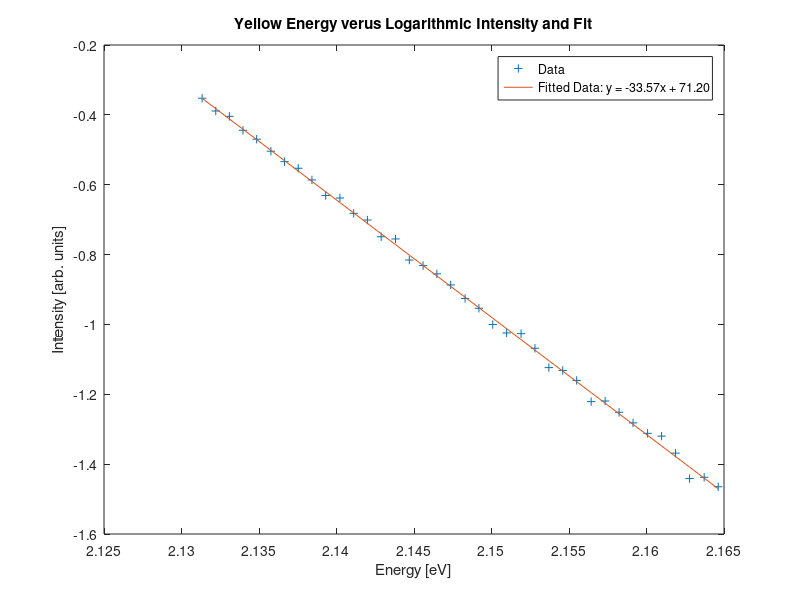
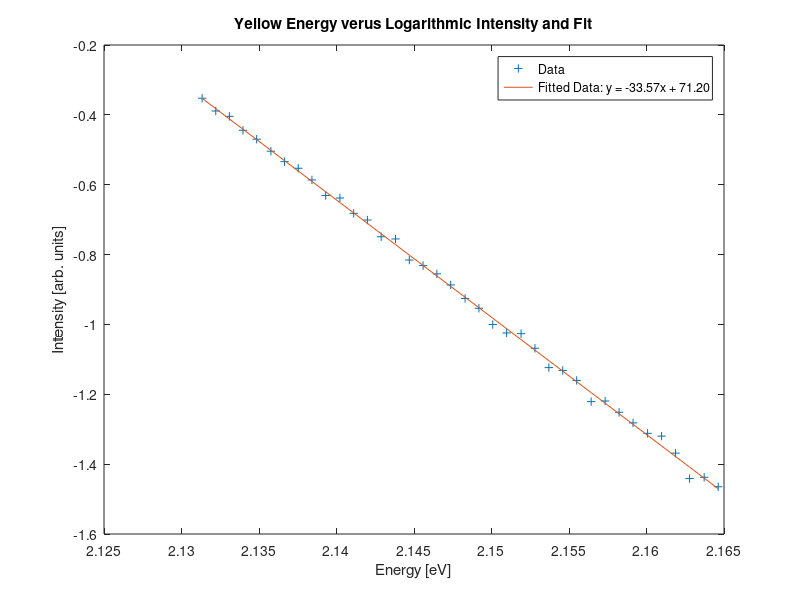
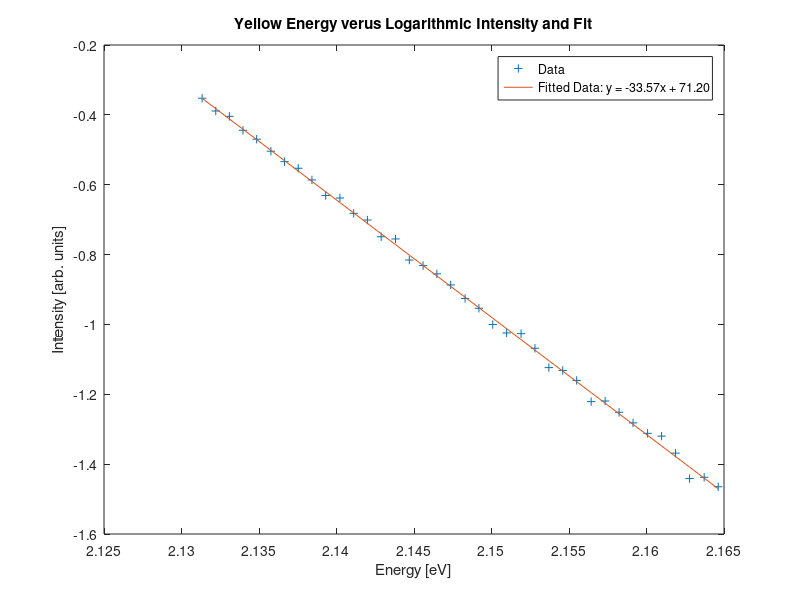
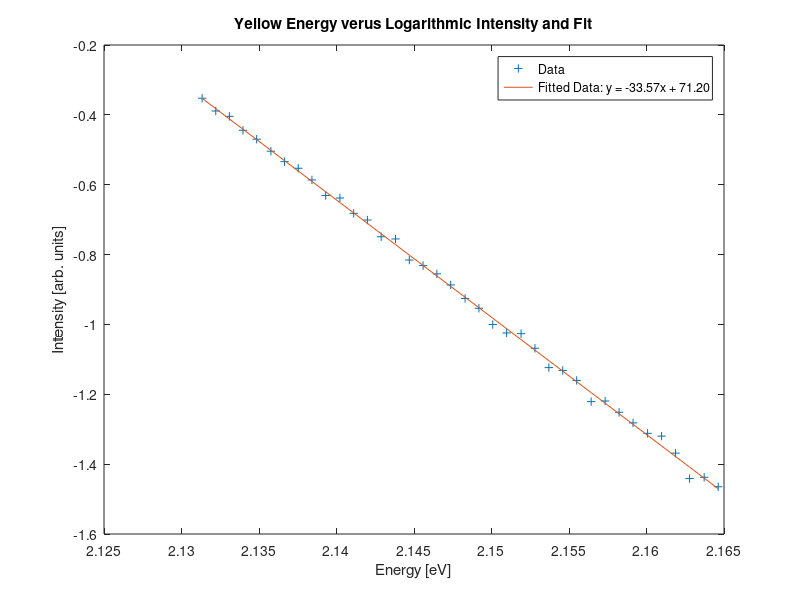

Reproduce these figures in MATLAB, in order.
% Read in data
% NOTE: Matlab file should be in same directory as CSV files
aqua = csvread('aqua.csv');
blue = csvread('blue.csv');
green = csvread('green.csv');
orange = csvread('orange.csv');
red = csvread('red.csv');
yellow = csvread('yellow.csv');

% Get intensities and wavelength array
wavelength = aqua(:, 1) - 15;
aquaInt = aqua(:, 2);
blueInt = blue(:, 2);
greenInt = green(:, 2);
orangeInt = orange(:, 2);
redInt = red(:, 2);
yellowInt = yellow(:, 2);

% Get energy by E = hc/lambda (hc = 1241.5)
energy = 1241.5 ./ wavelength;

% Normalize Data
aquaNorm = aquaInt - min(aquaInt);
aquaNorm = aquaNorm ./ max(aquaNorm);
blueNorm = blueInt - min(blueInt);
blueNorm = blueNorm ./ max(blueNorm);
greenNorm = greenInt - min(greenInt);
greenNorm = greenNorm ./ max(greenNorm);
orangeNorm = orangeInt - min(orangeInt);
orangeNorm  = orangeNorm ./ max(orangeNorm);
redNorm = redInt - min(redInt);
redNorm = redNorm ./ max(redNorm);
yellowNorm = yellowInt - min(yellowInt);
yellowNorm = yellowNorm ./ max(yellowNorm);

% Plot Data
figure(1);
plot(energy, redNorm, 'color', [1 0 0])
hold on
plot(energy, orangeNorm, 'color', [1 0.5 0])
plot(energy, yellowNorm, 'color', [0 0 0])
plot(energy, greenNorm, 'color', [0 1 0])
plot(energy, aquaNorm, 'color', [ 0 1 1])
plot(energy, blueNorm, 'color', [0 0 1])
xlabel('Energy [eV]')
ylabel('Intensity [arb. units]')
title('LED Lab Spectra')
legend('Red', 'Orange', 'Yellow', 'Green', 'Aqua', 'Blue')
ylim([0 1])
xlim([min(energy) max(energy)])
hold off;

% Remove background (noise)
% New arrays with reducted noiced named colorReduced
background = mean(aquaNorm(3400:3500));
aquaReduced = aquaNorm - background;
background = mean(blueNorm(3400:3500));
blueReduced = blueNorm - background;
background = mean(greenNorm(3400:3500));
greenReduced = greenNorm - background;
background = mean(orangeNorm(3400:3500));
orangeReduced = orangeNorm - background;
background = mean(redNorm(3400:3500));
redReduced = redNorm - background;
background = mean(yellowNorm(3400:3500));
yellowReduced = yellowNorm - background;


% Plot Noise-Reduced Data
figure(2);
plot(energy, redReduced, 'color', [1 0 0])
hold on
plot(energy, orangeReduced, 'color', [1 0.5 0])
plot(energy, yellowReduced, 'color', [0 0 0])
plot(energy, greenReduced, 'color', [0 1 0])
plot(energy, aquaReduced, 'color', [ 0 1 1])
plot(energy, blueReduced, 'color', [0 0 1])
xlabel('Energy [eV]')
ylabel('Intensity [arb. units]')
title('LED Lab Spectra (Reduced Noise)')
legend('Red', 'Orange', 'Yellow', 'Green', 'Aqua', 'Blue')
ylim([0 1])
xlim([min(energy) max(energy)])
hold off;

% --- AQUA ---

% Set cutoff value
cutoff = 0.7 * max(aquaReduced);

% Get index of max value
[~, I] = max(aquaReduced);

% Iterate through aqua to set i0
for i = 1:I
    if aquaReduced(i) > cutoff
        aquai1 = i;
        break
    end
end

% Iterate to set i1
for i = I:-1:1
    if aquaReduced(i) < 0
        aquai0 = i+100;
        break
    end
end

% --- BLUE ---

% Set cutoff value
cutoff = 0.7 * max(blueReduced);

% Get index of max value
[~, I] = max(blueReduced);

% Iterate through aqua to set i0
for i = 1:I
    if blueReduced(i) > cutoff
        bluei1 = i;
        break
    end
end

% Iterate to set i1
for i = I:-1:1
    if blueReduced(i) < 0
        bluei0 = i + 120;
        break
    end
end

% --- GREEN ---

% Set cutoff value
cutoff = 0.7 * max(greenReduced);

% Get index of max value
[~, I] = max(greenReduced);

% Iterate through aqua to set i0
for i = 1:I
    if greenReduced(i) > cutoff
        greeni1 = i;
        break
    end
end

% Iterate to set i1
for i = I:-1:1
    if greenReduced(i) < 0
        greeni0 = i + 100;
        break
    end
end

% --- ORANGE ---

% Set cutoff value
cutoff = 0.7 * max(orangeReduced);

% Get index of max value
[~, I] = max(orangeReduced);

% Iterate through aqua to set i0
for i = 1:I
    if orangeReduced(i) > cutoff
        orangei1 = i;
        break
    end
end

% Iterate to set i1
for i = I:-1:1
    if orangeReduced(i) < 0
        orangei0 = i + 100;
        break
    end
end

% --- RED ---

% Set cutoff value
cutoff = 0.7 * max(redReduced);

% Get index of max value
[~, I] = max(redReduced);

% Iterate through aqua to set i0
for i = 1:I
    if redReduced(i) > cutoff
        redi1 = i;
        break
    end
end

% Iterate to set i1
for i = I:-1:1
    if redReduced(i) < 0
        redi0 = i + 100;
        break
    end
end

% --- YELLOW ---

% Set cutoff value
cutoff = 0.7 * max(yellowReduced);

% Get index of max value
[~, I] = max(yellowReduced);

% Iterate through aqua to set i0
for i = 1:I
    if yellowReduced(i) > cutoff
        yellowi1 = i;
        break
    end
end

% Iterate to set i1
for i = I:-1:1
    if yellowReduced(i) < 0
        yellowi0 = i + 100;
        break
    end
end

% Get energy arrays for energy between i0 and i1 values
aquaE = energy(aquai0:aquai1);
blueE = energy(bluei0:bluei1);
greenE = energy(greeni0:greeni1);
orangeE = energy(orangei0:orangei1);
redE = energy(redi0:redi1);
yellowE = energy(yellowi0:yellowi1);

% Logarithmic arrays of intensity
aquaLogInt = log(aquaReduced(aquai0:aquai1));
blueLogInt = log(blueReduced(bluei0:bluei1));
greenLogInt = log(greenReduced(greeni0:greeni1));
orangeLogInt = log(orangeReduced(orangei0:orangei1));
redLogInt = log(redReduced(redi0:redi1));
yellowLogInt = log(yellowReduced(yellowi0:yellowi1));

% Get fitted functions
aquaFit = polyfit(aquaE, aquaLogInt, 1);
aquaReg = aquaFit(1) * aquaE + aquaFit(2);
blueFit = polyfit(blueE, blueLogInt, 1);
blueReg = blueFit(1) * blueE + blueFit(2);
greenFit = polyfit(greenE, greenLogInt, 1);
greenReg = greenFit(1) * greenE + greenFit(2);
orangeFit = polyfit(orangeE, orangeLogInt, 1);
orangeReg = orangeFit(1) * orangeE + orangeFit(2);
redFit = polyfit(redE, redLogInt, 1);
redReg = redFit(1) * redE + redFit(2);
yellowFit = polyfit(yellowE, yellowLogInt, 1);
yellowReg = yellowFit(1) * yellowE + yellowFit(2);

% Plot logarithmic intensities

% --- AQUA ---
figure(3)
plot(aquaE, aquaLogInt, '+', aquaE, aquaReg, '-')
title('Aqua Energy verus Logarithmic Intensity and Fit')
xlabel('Energy [eV]')
ylabel('Intensity [arb. units]')
legend('Data', sprintf('Fitted Data: y = %.2fx + %.2f', ...
    aquaFit(1), aquaFit(2)))

% --- BLUE ---
figure(4)
plot(blueE, blueLogInt, '+', blueE, blueReg, '-')
title('Blue Energy verus Logarithmic Intensity and Fit')
xlabel('Energy [eV]')
ylabel('Intensity [arb. units]')
legend('Data', sprintf('Fitted Data: y = %.2fx + %.2f', ...
    blueFit(1), blueFit(2)))

% --- GREEN ---
figure(5)
plot(greenE, greenLogInt, '+', greenE, greenReg, '-')
title('Green Energy verus Logarithmic Intensity and Fit')
xlabel('Energy [eV]')
ylabel('Intensity [arb. units]')
legend('Data', sprintf('Fitted Data: y = %.2fx + %.2f', ...
    greenFit(1), greenFit(2)))

% --- ORANGE ---
figure(6)
plot(orangeE, orangeLogInt, '+', orangeE, orangeReg, '-')
title('Orange Energy verus Logarithmic Intensity and Fit')
xlabel('Energy [eV]')
ylabel('Intensity [arb. units]')
legend('Data', sprintf('Fitted Data: y = %.2fx + %.2f', ...
    orangeFit(1), orangeFit(2)))

% --- RED ---
figure(7)
plot(redE, redLogInt, '+', redE, redReg, '-')
title('Red Energy verus Logarithmic Intensity and Fit')
xlabel('Energy [eV]')
ylabel('Intensity [arb. units]')
legend('Data', sprintf('Fitted Data: y = %.2fx + %.2f', ...
    redFit(1), redFit(2)))

% --- YELLOW ---
figure(8)
plot(yellowE, yellowLogInt, '+', yellowE, yellowReg, '-')
title('Yellow Energy verus Logarithmic Intensity and Fit')
xlabel('Energy [eV]')
ylabel('Intensity [arb. units]')
legend('Data', sprintf('Fitted Data: y = %.2fx + %.2f', ...
    yellowFit(1), yellowFit(2)))

% Calculate s_beta values
aquaSB = sqrt((aquai1 - aquai0 - 2)^-1 * sum((aquaLogInt - aquaReg).^2/ ...
    sum((aquaE -  mean(aquaE)).^2)));
blueSB = sqrt((bluei1 - bluei0 - 2)^-1 * sum((blueLogInt - blueReg).^2/ ...
    sum((blueE -  mean(blueE)).^2)));
greenSB = sqrt((greeni1 - greeni0 - 2)^-1 * sum((greenLogInt - greenReg).^2/ ...
    sum((greenE -  mean(greenE)).^2)));
orangeSB = sqrt((orangei1 - orangei0 - 2)^-1 * sum((orangeLogInt - orangeReg).^2/ ...
    sum((orangeE -  mean(orangeE)).^2)));
redSB = sqrt((redi1 - redi0 - 2)^-1 * sum((redLogInt - redReg).^2/ ...
    sum((redE -  mean(redE)).^2)));
yellowSB = sqrt((yellowi1 - yellowi0 - 2)^-1 * sum((yellowLogInt - yellowReg).^2/ ...
    sum((yellowE -  mean(yellowE)).^2)));

% Define Boltzmann Constant (Units eV/K)
k = 8.617e-5;

% Calculate Temperatures
aquaTemp = -1/(k * aquaFit(1));
blueTemp = -1/(k * blueFit(1));
greenTemp = -1/(k * greenFit(1));
orangeTemp = -1/(k * orangeFit(1));
redTemp = -1/(k * redFit(1));
yellowTemp = -1/(k * yellowFit(1));

% Get beta derivative of temperature
TB = [aquaFit(1) aquaTemp; blueFit(1) blueTemp; greenFit(1) greenTemp; ...
    orangeFit(1) orangeTemp; redFit(1) redTemp; yellowFit(1) yellowTemp];
tbSlope = polyfit(TB(:,1), TB(:,2), 1);

% Calculate Temperature Uncertainty
aquaST = abs(tbSlope(1)) * aquaSB;
blueST = abs(tbSlope(1)) * blueSB;
greenST = abs(tbSlope(1)) * greenSB;
orangeST = abs(tbSlope(1)) * orangeSB;
redST = abs(tbSlope(1)) * redSB;
yellowST = abs(tbSlope(1)) * yellowSB;

% Make Table of Data for Readability
figure(9)
uitable('Position', [0 0 500 500], 'ColumnName', ...
    {'Color', 'Temperature', 'S_B', 'Uncertainty'}, 'Data', ...
    [transpose({'Aqua', 'Blue', 'Green', 'Orange', 'Red', 'Yellow'}), ...
    transpose({aquaTemp, blueTemp, greenTemp, orangeTemp, redTemp, ...
    yellowTemp}), transpose({aquaSB, blueSB, greenSB, orangeSB, ...
    redSB, yellowSB}), transpose({aquaST, blueST, greenST, orangeST, ...
    redST, yellowST})])

% Assign figure handles
ledSpectra = figure(1);
ledSpectraReduced = figure(2);
aquaFit = figure(3);
blueFit = figure(4);
greenFit = figure(5);
orangeFit = figure(6);
redFit = figure(7);
yellowFit = figure(8);

% Print figures to figures folder
print('-depsc',ledSpectra, '../figures/ledSpectra.eps')
print('-depsc',ledSpectraReduced, '../figures/ledSpectraReduced.eps')
print('-depsc',aquaFit, '../figures/aquaFit.eps')
print('-depsc',blueFit, '../figures/blueFit.eps')
print('-depsc',greenFit, '../figures/greenFit.eps')
print('-depsc',orangeFit, '../figures/orangeFit.eps')
print('-depsc',redFit, '../figures/redFit.eps')
print('-depsc',yellowFit, '../figures/yellowFit.eps')
